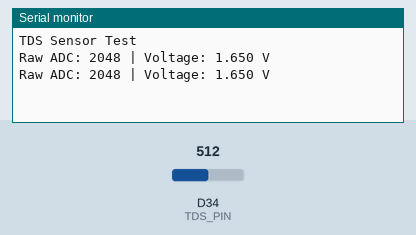
A sketch run on a simulated Arduino Due. Shown: the last lines printed to the serial monitor. The test bench sets the inputs (shaded band); at power-on: D34 (TDS_PIN) = 512 (analog values on the 0–1023 scale).

Above: at 1.8 s.
1.9 s: D34 (TDS_PIN) set to 716
At 2.8 s:
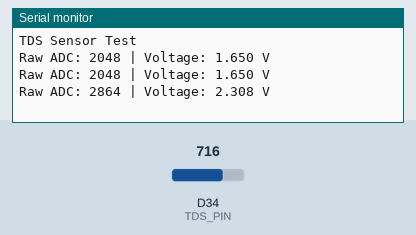
3.4 s: D34 (TDS_PIN) set to 900
At 4.8 s:
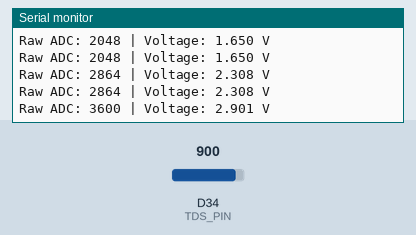
Timing chart, 0 to 6.4 s (numbered marks = the images above; inputs shaded):
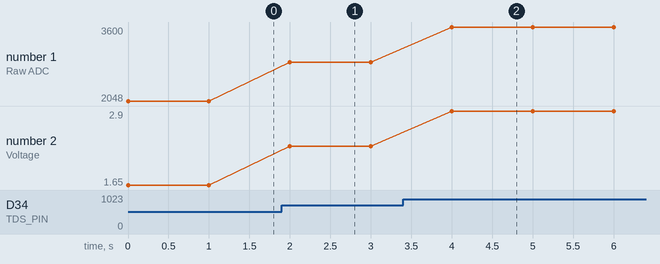

The sketch:

tds.ino
```cpp
const int TDS_PIN = 34;

void setup() {
  Serial.begin(115200);
  analogReadResolution(12);

  Serial.println("TDS Sensor Test");
}

void loop() {
  int rawValue = analogRead(TDS_PIN);

  float voltage = rawValue * 3.3 / 4095.0;

  Serial.print("Raw ADC: ");
  Serial.print(rawValue);

  Serial.print(" | Voltage: ");
  Serial.print(voltage, 3);
  Serial.println(" V");

  delay(1000);
}
```

Measured:
- after the input at 1.9 s, the serial monitor: prints a new line after 0.10 s (image 1)
- after the input at 3.4 s, the serial monitor: prints a new line after 0.60 s (image 2)
- plotted number 1: 2048 → 2864 after the input at 1.9 s, 2864 → 3600 after the input at 3.4 s
- plotted number 2: 1.65 → 2.31 after the input at 1.9 s, 2.31 → 2.9 after the input at 3.4 s
